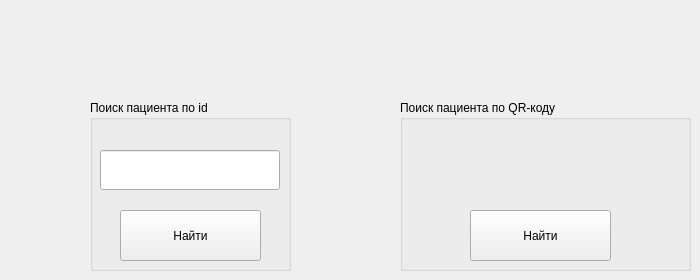
    <widget class="QWidget" name="tab_3">
     <attribute name="title">
      <string>Направление на лечебно-диагностические мероприятия</string>
     </attribute>
     <widget class="QGroupBox" name="groupBox">
      <property name="geometry">
       <rect>
        <x>90</x>
        <y>100</y>
        <width>201</width>
        <height>171</height>
       </rect>
      </property>
      <property name="title">
       <string>Поиск пациента по id</string>
      </property>
      <widget class="QPushButton" name="findPatientButton">
       <property name="geometry">
        <rect>
         <x>30</x>
         <y>110</y>
         <width>141</width>
         <height>51</height>
        </rect>
       </property>
       <property name="text">
        <string>Найти</string>
       </property>
      </widget>
      <widget class="QLineEdit" name="findPatientById">
       <property name="geometry">
        <rect>
         <x>10</x>
         <y>50</y>
         <width>180</width>
         <height>40</height>
        </rect>
       </property>
      </widget>
     </widget>
     <widget class="QGroupBox" name="groupBox_2">
      <property name="geometry">
       <rect>
        <x>400</x>
        <y>100</y>
        <width>291</width>
        <height>171</height>
       </rect>
      </property>
      <property name="title">
       <string>Поиск пациента по QR-коду</string>
      </property>
      <widget class="QPushButton" name="findPatientButton_2">
       <property name="geometry">
        <rect>
         <x>70</x>
         <y>110</y>
         <width>141</width>
         <height>51</height>
        </rect>
       </property>
       <property name="text">
        <string>Найти</string>
       </property>
      </widget>
     </widget>
    </widget>
